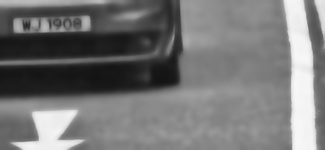
#> input picture plate_images/daily/2025-08-28/1908_20250828_155543_3e51d308_full.jpg, 325 x 150 px
$ python -i image_processing.py   (imports and definitions only)   (older library calls are emulated)
#> lines starting #> are read from the running program, lines starting #| are printed output that depends on the picture
#> further down, picture is the input picture: shape (150, 325, 3); min 19, max 248, mean 117.4
import cv2
import numpy as np
from config.settings import MIN_PLATE_WIDTH, MIN_PLATE_HEIGHT, PLATE_RESIZE_SCALE, CLAHE_CLIP_LIMIT, CLAHE_TILE_GRID_SIZE

# [21 lines left out: functions enhance_for_ocr, resize_plate_for_ocr, not called in this run]

def preprocess_for_ocr(image):
    """Enhanced preprocessing for OCR with denoising, sharpening, and adaptive thresholding"""
    # Convert to grayscale
    if len(image.shape) == 3:
        gray = cv2.cvtColor(image, cv2.COLOR_BGR2GRAY)
    else:
        gray = image

    # Step 1: Denoise to remove noise artifacts
    denoised = cv2.fastNlMeansDenoising(gray, None, h=10, templateWindowSize=7, searchWindowSize=21)

    # Step 2: Adaptive histogram equalization for better contrast
    clahe = cv2.createCLAHE(clipLimit=CLAHE_CLIP_LIMIT, tileGridSize=CLAHE_TILE_GRID_SIZE)
    enhanced = clahe.apply(denoised)
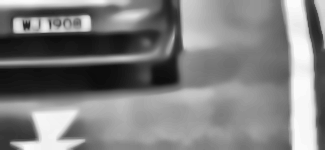
#> enhanced: shape (150, 325); min 12, max 251, mean 126.9

    # Step 3: Sharpen to enhance character edges
    kernel_sharpen = np.array([[-1,-1,-1], [-1,9,-1], [-1,-1,-1]])
    sharpened = cv2.filter2D(enhanced, -1, kernel_sharpen)
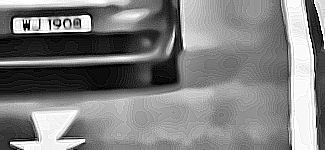
#> sharpened: shape (150, 325); min 0, max 255, mean 126.9

    # Step 4: Adaptive thresholding (better than fixed threshold)
    thresh = cv2.adaptiveThreshold(
        sharpened, 255, cv2.ADAPTIVE_THRESH_GAUSSIAN_C,
        cv2.THRESH_BINARY, 11, 2
    )
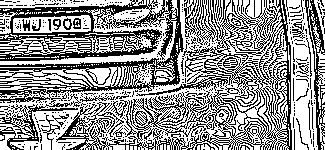
#> thresh: shape (150, 325); 57.9% white; black in thin lines or dots

    # Step 5: Morphological operations to clean up
    kernel = cv2.getStructuringElement(cv2.MORPH_RECT, (2, 2))
    cleaned = cv2.morphologyEx(thresh, cv2.MORPH_CLOSE, kernel)
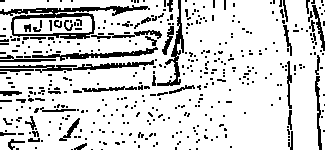
#> cleaned: shape (150, 325); 83.3% white; black in thin lines or dots

    return cleaned


# [50 lines left out: functions is_plate_quality_sufficient, expand_plate_roi, not called in this run]

>>> import cv2
>>> picture = cv2.imread('../../plate_images/daily/2025-08-28/1908_20250828_155543_3e51d308_full.jpg')
>>> result = preprocess_for_ocr(picture)

$ run again, on plate_images/daily/2025-08-28/3318_20250828_152526_74370911_full.jpg
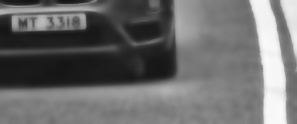
#> input picture plate_images/daily/2025-08-28/3318_20250828_152526_74370911_full.jpg, 297 x 124 px
#> picture is the input picture: shape (124, 297, 3); min 19, max 251, mean 107.6
#> in preprocess_for_ocr, `thresh = cv2.adaptiveThreshold( sharpened, 255, cv2.ADAPTIVE_THRESH_GA..`:
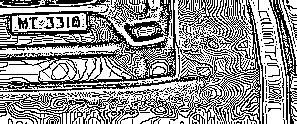
#> thresh: shape (124, 297); 58.1% white; black in thin lines or dots
#> in preprocess_for_ocr, `cleaned = cv2.morphologyEx(thresh, cv2.MORPH_CLOSE, kernel)`:
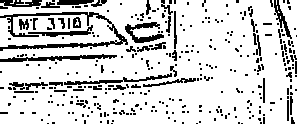
#> cleaned: shape (124, 297); 82.7% white; black in thin lines or dots

$ run again, on plate_images/daily/2025-08-28/5381_20250828_154217_98c9e4eb_full.jpg
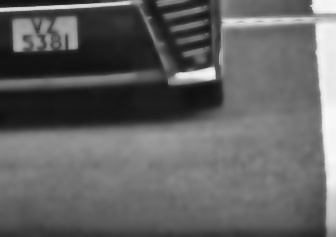
#> input picture plate_images/daily/2025-08-28/5381_20250828_154217_98c9e4eb_full.jpg, 336 x 237 px
#> picture is the input picture: shape (237, 336, 3); min 15, max 251, mean 98.3
#> in preprocess_for_ocr, `thresh = cv2.adaptiveThreshold( sharpened, 255, cv2.ADAPTIVE_THRESH_GA..`:
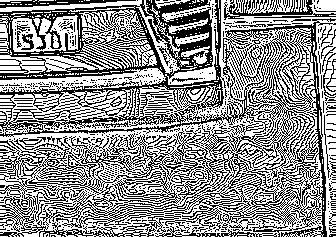
#> thresh: shape (237, 336); 56.7% white; black in thin lines or dots
#> in preprocess_for_ocr, `cleaned = cv2.morphologyEx(thresh, cv2.MORPH_CLOSE, kernel)`:
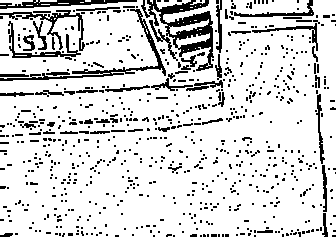
#> cleaned: shape (237, 336); 84.6% white; black in thin lines or dots

$ run again, on plate_images/daily/2025-08-28/6641_20250828_152935_32bf7526_full.jpg
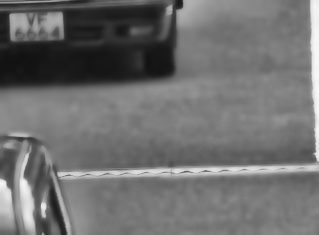
#> input picture plate_images/daily/2025-08-28/6641_20250828_152935_32bf7526_full.jpg, 319 x 235 px
#> picture is the input picture: shape (235, 319, 3); min 17, max 249, mean 111.1
#> in preprocess_for_ocr, `thresh = cv2.adaptiveThreshold( sharpened, 255, cv2.ADAPTIVE_THRESH_GA..`:
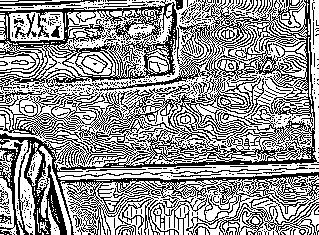
#> thresh: shape (235, 319); 58.8% white; black in thin lines or dots
#> in preprocess_for_ocr, `cleaned = cv2.morphologyEx(thresh, cv2.MORPH_CLOSE, kernel)`:
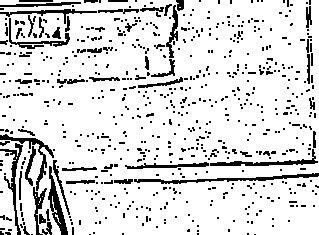
#> cleaned: shape (235, 319); 86.3% white; black in thin lines or dots
